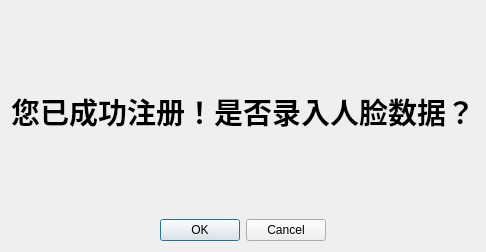
<?xml version="1.0" encoding="UTF-8"?>
<ui version="4.0">
 <class>FaceGuide</class>
 <widget class="QWidget" name="FaceGuide">
  <property name="geometry">
   <rect>
    <x>0</x>
    <y>0</y>
    <width>482</width>
    <height>252</height>
   </rect>
  </property>
  <property name="windowTitle">
   <string>Face Guide</string>
  </property>
  <layout class="QGridLayout" name="gridLayout">
   <item row="0" column="0">
    <widget class="QLabel" name="label">
     <property name="text">
      <string>&lt;html&gt;&lt;head/&gt;&lt;body&gt;&lt;p align=&quot;center&quot;&gt;&lt;span style=&quot; font-size:22pt; font-weight:700;&quot;&gt;您已成功注册！是否录入人脸数据？&lt;/span&gt;&lt;/p&gt;&lt;/body&gt;&lt;/html&gt;</string>
     </property>
    </widget>
   </item>
   <item row="1" column="0">
    <widget class="QDialogButtonBox" name="buttonBox">
     <property name="standardButtons">
      <set>QDialogButtonBox::Cancel|QDialogButtonBox::Ok</set>
     </property>
     <property name="centerButtons">
      <bool>true</bool>
     </property>
    </widget>
   </item>
  </layout>
 </widget>
 <resources/>
 <connections/>
</ui>
